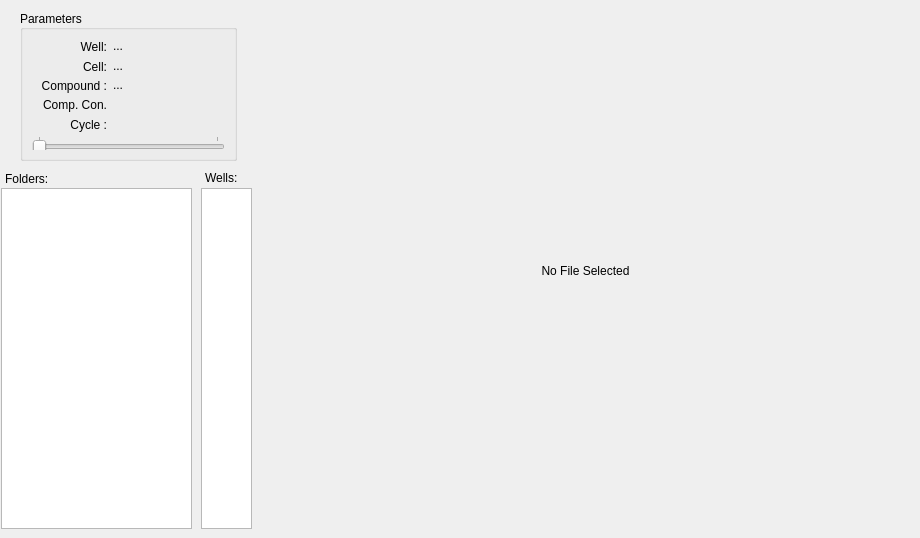
    <widget class="QWidget" name="tab_Browser">
     <attribute name="title">
      <string>Browser</string>
     </attribute>
     <widget class="QTreeView" name="folderView">
      <property name="geometry">
       <rect>
        <x>1</x>
        <y>188</y>
        <width>191</width>
        <height>341</height>
       </rect>
      </property>
      <property name="frameShape">
       <enum>QFrame::StyledPanel</enum>
      </property>
      <property name="frameShadow">
       <enum>QFrame::Sunken</enum>
      </property>
      <property name="lineWidth">
       <number>2</number>
      </property>
      <property name="verticalScrollBarPolicy">
       <enum>Qt::ScrollBarAsNeeded</enum>
      </property>
      <property name="tabKeyNavigation">
       <bool>true</bool>
      </property>
      <property name="alternatingRowColors">
       <bool>true</bool>
      </property>
      <property name="textElideMode">
       <enum>Qt::ElideLeft</enum>
      </property>
      <property name="rootIsDecorated">
       <bool>false</bool>
      </property>
      <property name="uniformRowHeights">
       <bool>true</bool>
      </property>
      <property name="itemsExpandable">
       <bool>false</bool>
      </property>
      <attribute name="headerCascadingSectionResizes">
       <bool>false</bool>
      </attribute>
      <attribute name="headerDefaultSectionSize">
       <number>170</number>
      </attribute>
      <attribute name="headerHighlightSections">
       <bool>true</bool>
      </attribute>
      <attribute name="headerMinimumSectionSize">
       <number>170</number>
      </attribute>
      <attribute name="headerShowSortIndicator" stdset="0">
       <bool>true</bool>
      </attribute>
      <attribute name="headerStretchLastSection">
       <bool>false</bool>
      </attribute>
     </widget>
     <widget class="QLabel" name="label_28">
      <property name="geometry">
       <rect>
        <x>5</x>
        <y>171</y>
        <width>61</width>
        <height>16</height>
       </rect>
      </property>
      <property name="text">
       <string>Folders:</string>
      </property>
     </widget>
     <widget class="QListWidget" name="pngList">
      <property name="geometry">
       <rect>
        <x>201</x>
        <y>188</y>
        <width>51</width>
        <height>341</height>
       </rect>
      </property>
     </widget>
     <widget class="QLabel" name="pngViewer">
      <property name="geometry">
       <rect>
        <x>260</x>
        <y>20</y>
        <width>651</width>
        <height>501</height>
       </rect>
      </property>
      <property name="text">
       <string>No File Selected</string>
      </property>
      <property name="alignment">
       <set>Qt::AlignCenter</set>
      </property>
     </widget>
     <widget class="QGroupBox" name="groupBox_13">
      <property name="geometry">
       <rect>
        <x>20</x>
        <y>10</y>
        <width>217</width>
        <height>151</height>
       </rect>
      </property>
      <property name="title">
       <string>Parameters</string>
      </property>
      <property name="alignment">
       <set>Qt::AlignJustify|Qt::AlignVCenter</set>
      </property>
      <layout class="QGridLayout" name="gridLayout_2">
       <item row="4" column="0">
        <widget class="QLabel" name="label_33">
         <property name="minimumSize">
          <size>
           <width>75</width>
           <height>15</height>
          </size>
         </property>
         <property name="maximumSize">
          <size>
           <width>75</width>
           <height>15</height>
          </size>
         </property>
         <property name="text">
          <string>Cycle :</string>
         </property>
         <property name="alignment">
          <set>Qt::AlignRight|Qt::AlignTrailing|Qt::AlignVCenter</set>
         </property>
        </widget>
       </item>
       <item row="3" column="0">
        <widget class="QLabel" name="label_29">
         <property name="minimumSize">
          <size>
           <width>75</width>
           <height>15</height>
          </size>
         </property>
         <property name="maximumSize">
          <size>
           <width>75</width>
           <height>15</height>
          </size>
         </property>
         <property name="text">
          <string>Comp. Con.</string>
         </property>
         <property name="alignment">
          <set>Qt::AlignRight|Qt::AlignTrailing|Qt::AlignVCenter</set>
         </property>
        </widget>
       </item>
       <item row="4" column="1">
        <widget class="QLabel" name="label_pngCycle">
         <property name="text">
          <string/>
         </property>
        </widget>
       </item>
       <item row="3" column="1">
        <widget class="QLabel" name="labelPNG_CompConc">
         <property name="text">
          <string/>
         </property>
        </widget>
       </item>
       <item row="2" column="0">
        <widget class="QLabel" name="label_34">
         <property name="sizePolicy">
          <sizepolicy hsizetype="Fixed" vsizetype="Preferred">
           <horstretch>0</horstretch>
           <verstretch>0</verstretch>
          </sizepolicy>
         </property>
         <property name="minimumSize">
          <size>
           <width>75</width>
           <height>15</height>
          </size>
         </property>
         <property name="maximumSize">
          <size>
           <width>75</width>
           <height>15</height>
          </size>
         </property>
         <property name="font">
          <font>
           <pointsize>9</pointsize>
          </font>
         </property>
         <property name="text">
          <string>Compound :</string>
         </property>
         <property name="alignment">
          <set>Qt::AlignRight|Qt::AlignTrailing|Qt::AlignVCenter</set>
         </property>
        </widget>
       </item>
       <item row="1" column="1">
        <widget class="QLabel" name="labelPNG_Cell">
         <property name="text">
          <string>...</string>
         </property>
        </widget>
       </item>
       <item row="0" column="1">
        <widget class="QLabel" name="labelPNG_Well">
         <property name="text">
          <string>...</string>
         </property>
        </widget>
       </item>
       <item row="0" column="0">
        <widget class="QLabel" name="label_31">
         <property name="sizePolicy">
          <sizepolicy hsizetype="Fixed" vsizetype="Fixed">
           <horstretch>0</horstretch>
           <verstretch>0</verstretch>
          </sizepolicy>
         </property>
         <property name="minimumSize">
          <size>
           <width>75</width>
           <height>15</height>
          </size>
         </property>
         <property name="maximumSize">
          <size>
           <width>75</width>
           <height>15</height>
          </size>
         </property>
         <property name="font">
          <font>
           <pointsize>9</pointsize>
          </font>
         </property>
         <property name="text">
          <string>Well:</string>
         </property>
         <property name="alignment">
          <set>Qt::AlignRight|Qt::AlignTrailing|Qt::AlignVCenter</set>
         </property>
        </widget>
       </item>
       <item row="2" column="1">
        <widget class="QLabel" name="labelPNG_Compund">
         <property name="text">
          <string>...</string>
         </property>
        </widget>
       </item>
       <item row="1" column="0">
        <widget class="QLabel" name="label_32">
         <property name="sizePolicy">
          <sizepolicy hsizetype="Fixed" vsizetype="Preferred">
           <horstretch>0</horstretch>
           <verstretch>0</verstretch>
          </sizepolicy>
         </property>
         <property name="minimumSize">
          <size>
           <width>75</width>
           <height>15</height>
          </size>
         </property>
         <property name="maximumSize">
          <size>
           <width>75</width>
           <height>15</height>
          </size>
         </property>
         <property name="font">
          <font>
           <pointsize>9</pointsize>
          </font>
         </property>
         <property name="text">
          <string>Cell:</string>
         </property>
         <property name="alignment">
          <set>Qt::AlignRight|Qt::AlignTrailing|Qt::AlignVCenter</set>
         </property>
        </widget>
       </item>
       <item row="6" column="0" colspan="2">
        <widget class="QSlider" name="pngCycle">
         <property name="cursor">
          <cursorShape>PointingHandCursor</cursorShape>
         </property>
         <property name="minimum">
          <number>1</number>
         </property>
         <property name="maximum">
          <number>2</number>
         </property>
         <property name="pageStep">
          <number>1</number>
         </property>
         <property name="orientation">
          <enum>Qt::Horizontal</enum>
         </property>
         <property name="invertedAppearance">
          <bool>false</bool>
         </property>
         <property name="invertedControls">
          <bool>false</bool>
         </property>
         <property name="tickPosition">
          <enum>QSlider::TicksAbove</enum>
         </property>
         <property name="tickInterval">
          <number>1</number>
         </property>
        </widget>
       </item>
      </layout>
     </widget>
     <widget class="QLabel" name="label_30">
      <property name="geometry">
       <rect>
        <x>205</x>
        <y>171</y>
        <width>46</width>
        <height>13</height>
       </rect>
      </property>
      <property name="text">
       <string>Wells:</string>
      </property>
     </widget>
    </widget>
